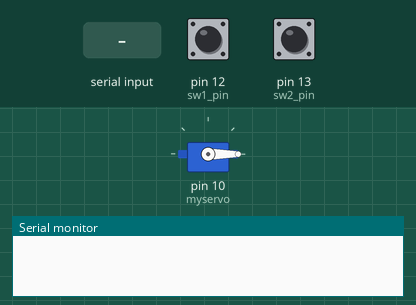
Simulated run of this sketch. Board: Arduino Uno, built with avr-gcc and run on an emulated ATmega328P. Shown: servo, the last lines printed to the serial monitor. The test bench sets the inputs (shaded band); at power-on: pin 13 (sw2_pin) HIGH, pin 12 (sw1_pin) HIGH.

Above: at 1.2 s.
1.3 s: pin 13 (sw2_pin) pulled LOW for 0.15 s
At 2.1 s:
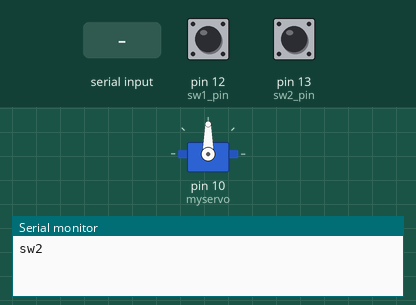
9.4 s: "1" received over Serial
At 10.1 s:
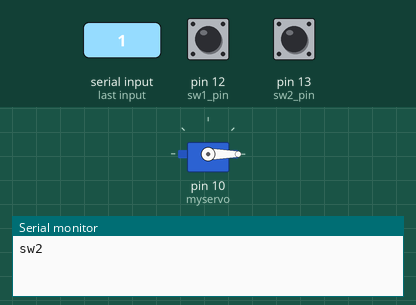
10.9 s: "0" received over Serial
At 11.2 s:
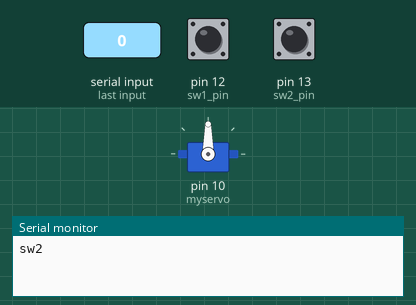
Timing chart, 0 to 13.4 s (numbered marks = the images above; inputs shaded):
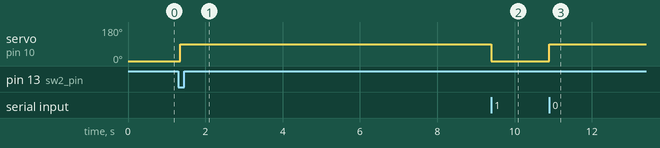

Measured:
- after the input at 1.3 s, servo on pin 10 (myservo): 0° → 90° after 0.05 s
- after the input at 9.4 s, servo on pin 10 (myservo): 90° → 0° at once
- after the input at 10.9 s, servo on pin 10 (myservo): 0° → 90° at once

The sketch:

Botones_y_keypad.ino
```cpp
#include <Servo.h>
#include <Keypad.h>

//Variables
int mot_min = 0;   //min servo angle  (set yours)
int mot_max = 90; //Max servo angle   (set yours)
int character = 0;
int activated =0;

char primerCaracter;
char segundoCaracter;
char tercerCaracter;
char cuartoCaracter;
char quintoCaracter;

char datoRecibidoBT;

int contador = 0;

char Str[16] = {' ', ' ', ' ', ' ', ' ', ' ', '-', '*', '*', '*', ' ', ' ', ' ', ' ', ' ', ' '};


volatile boolean sw1 = false;
volatile boolean sw2 = false;


uint8_t sw1ButtonState = 0;
uint8_t sw2ButtonState = 0;

uint8_t lastsw1ButtonState = 0;
uint8_t lastsw2ButtonState = 0;

//Pins
Servo myservo;
int sw1_pin = 12; //pin to inside open
int sw2_pin = 13; //pin to inside close

//Keypad config
const byte ROWS = 4; //four rows
const byte COLS = 4; //four columns
//define the cymbols on the buttons of the keypads
char hexaKeys[ROWS][COLS] = {
  {'1','4','7','*'},
  {'2','5','8','0'},
  {'3','6','9','#'},
  {'A','B','C','D'}
};
byte rowPins[COLS] = {5, 4, 3, 2}; //connect to the row pinouts of the keypad
byte colPins[ROWS] = {9, 8, 7, 6}; //connect to the column pinouts of the keypad

//initialize an instance of class NewKeypad
Keypad customKeypad = Keypad( makeKeymap(hexaKeys), rowPins, colPins, ROWS, COLS);

void setup(){
  Serial.begin(9600);
  myservo.attach(10); //attach the servo to pin D10
  pinMode(sw1_pin,INPUT_PULLUP);
  pinMode(sw2_pin,INPUT_PULLUP);
  //put the servo in the close position first
  myservo.write(mot_min);

}

void loop(){
///////////////EMERGENCY OPEN/CLOSE/////////

     checkIfSw1ButtonIsPressed();
     checkIfSw2ButtonIsPressed();

     if (Serial.available() > 0) {
      datoRecibidoBT = Serial.read();
      if (datoRecibidoBT == '0') {
        myservo.write(mot_max);
      }
      if (datoRecibidoBT == '1') {
        myservo.write(mot_min);
      }
     }

     if( sw1){
      Serial.println("sw1");
       sw1 = false;
       myservo.write(0);
       delay(15);
     }
     else if( sw2){
      Serial.println("sw2");
       sw2 = false;
       myservo.write(90);
       delay(15);
     }

///////////////KEYPAD OPEN/CLOSE////////////
  char customKey = customKeypad.getKey(); //this function reads the presed key

  if(customKey){          // se hace con custom key para que solo actualice los valores cuando presiono una tecla y no en cada iteracion
      primerCaracter = segundoCaracter;
   segundoCaracter = tercerCaracter;
   tercerCaracter = cuartoCaracter;
    cuartoCaracter = quintoCaracter;
    quintoCaracter = customKey;
  }


     if(quintoCaracter == 'A' && cuartoCaracter == '4' && tercerCaracter == '3' && segundoCaracter == '2' && primerCaracter == '1' ){
      myservo.write(90);
      quintoCaracter = ' '; // Esto es para que en la proxima iteración no quede trabada como una clave valida
     }


  if(customKey == 'C'){
    myservo.write(0);
  }


  if (customKey){

    if (character ==0)
    {
    Serial.println(customKey);
    Str[6]= customKey;

    }

    if (character ==1)
    {
    Serial.println(customKey);
    Str[7]= customKey;

    }

    if (character ==2)
    {
    Serial.println(customKey);
    Str[8]= customKey;

    }

    if (character ==3)
    {
    Serial.println(customKey);
    Str[9]= customKey;

    }

    if (character ==4)
    {
    Serial.println(customKey);
    Str[10]= customKey;
    activated=1;

    }
    character = character + 1;
  }

  if (activated == 1)
    {
/*Change your password below!!!
Change each of Str[6], Str[7], Str[8], Str[9]*/

    if(Str[10]='1' && character==5 && Str[6]=='1' && Str[7]=='1' && Str[8]=='1' && Str[9]=='1' )
    {
      myservo.write(mot_max);
      activated = 2;

    }
    else
    {
      character=0;
      Str[6]= '-';
      Str[7]= '*';
      Str[8]= '*';
      Str[9]= '*';
      Str[10]= ' ';
      activated = 0;
    }
  }
  if (activated == 2)
    {
    if(customKey == 'B' )
    {
      myservo.write(mot_min);
      activated = 0;
      character=0;

    }
  }
}


void checkIfSw1ButtonIsPressed()
{
    sw1ButtonState   = digitalRead(sw1_pin);

    if (sw1ButtonState != lastsw1ButtonState)
  {
    if ( sw1ButtonState == 0)
    {
      sw1=true;
    }
    delay(50);
  }
   lastsw1ButtonState = sw1ButtonState;
 }

void checkIfSw2ButtonIsPressed()
{
    sw2ButtonState   = digitalRead(sw2_pin);

    if (sw2ButtonState != lastsw2ButtonState)
  {
    if ( sw2ButtonState == 0)
    {
      sw2=true;
    }
    delay(50);
  }
   lastsw2ButtonState = sw2ButtonState;
 }
```
